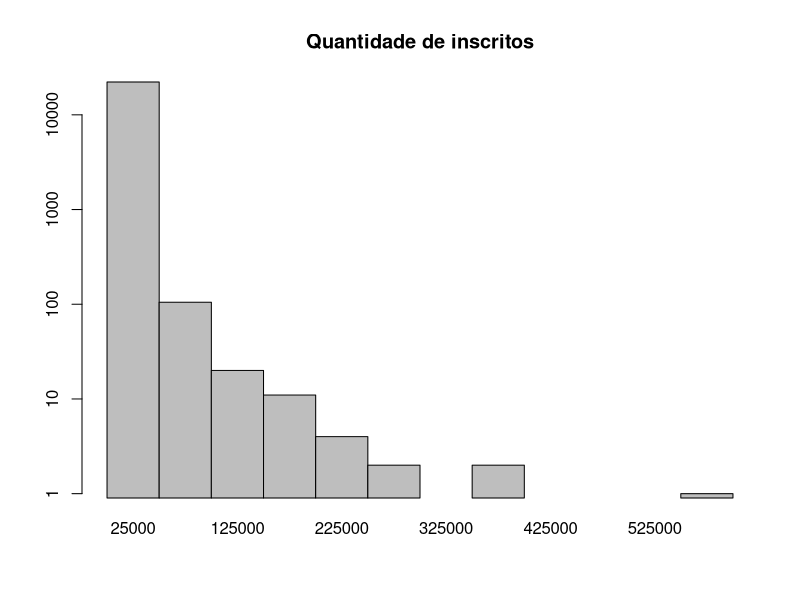
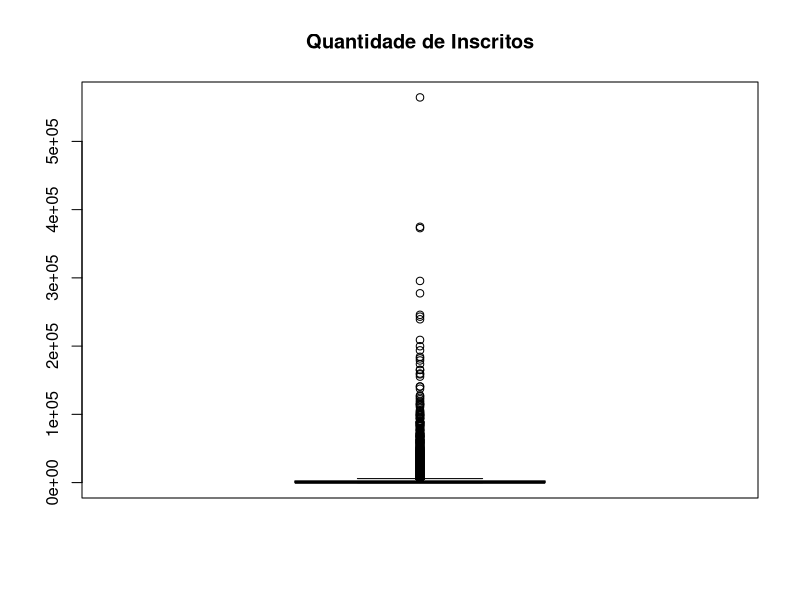
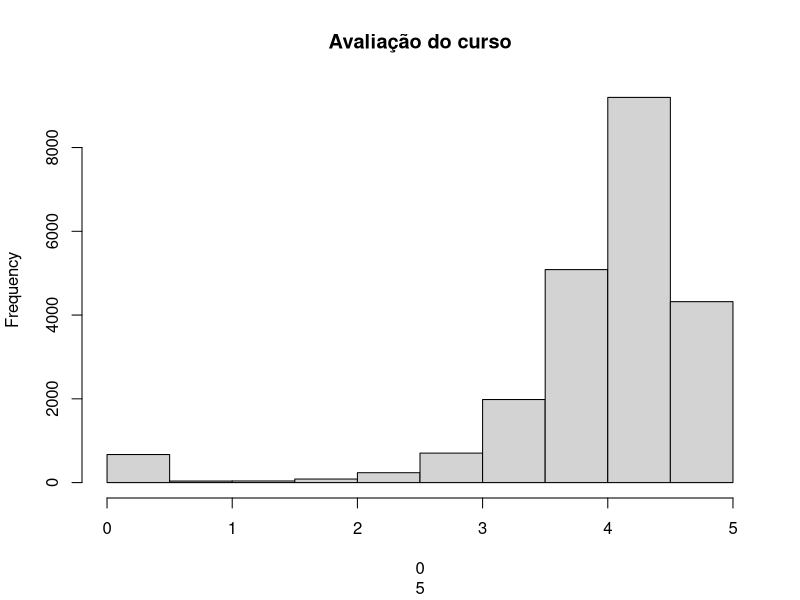
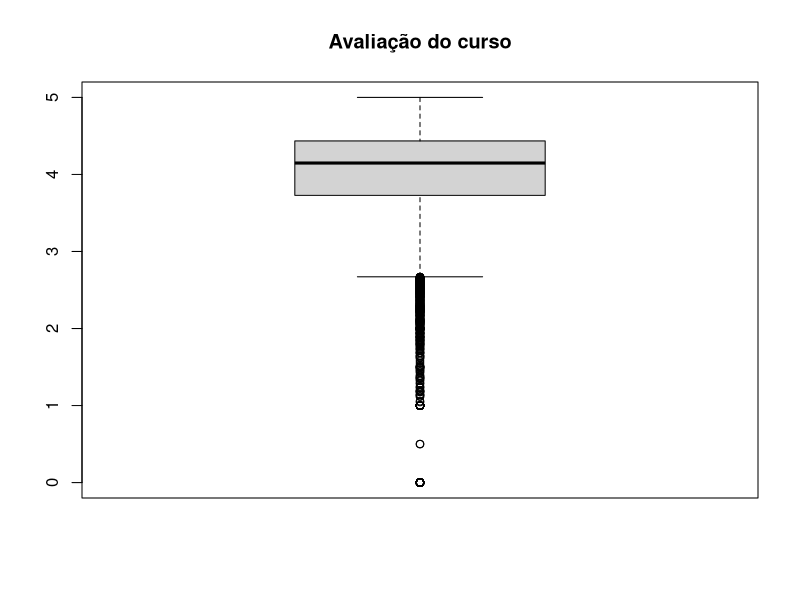
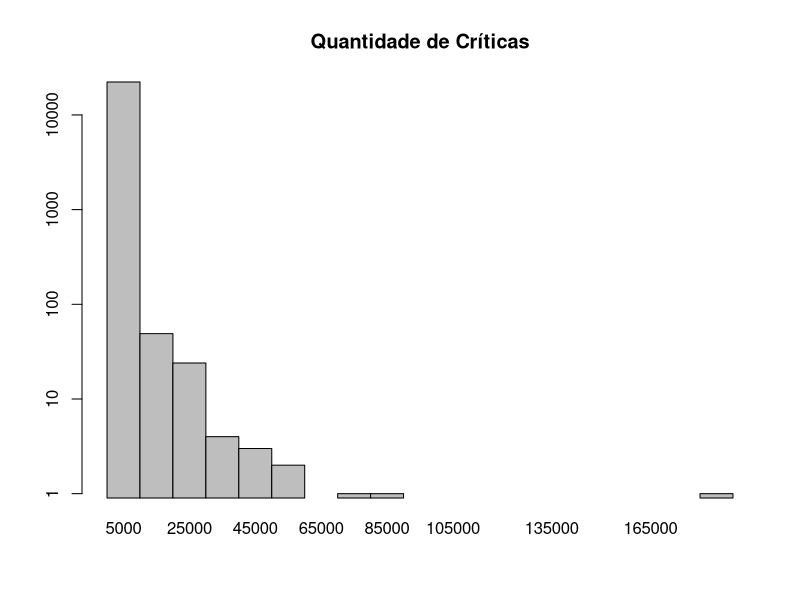
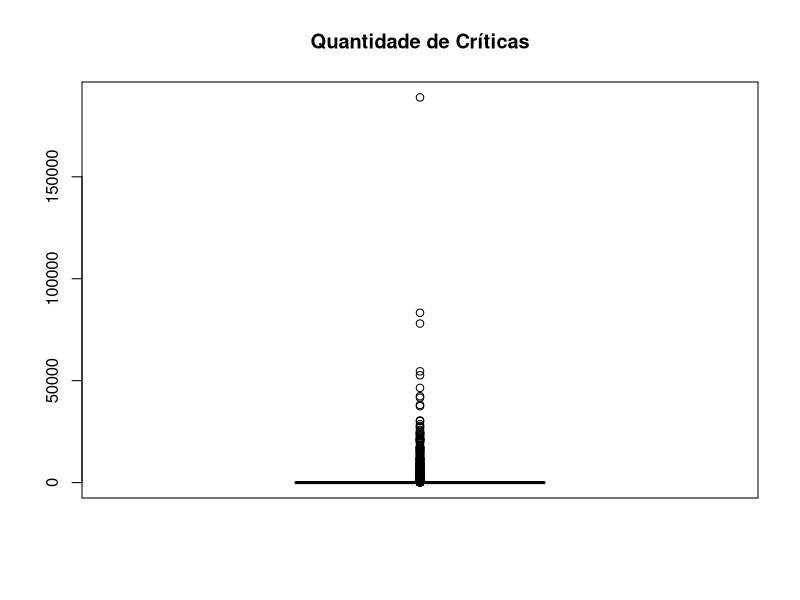
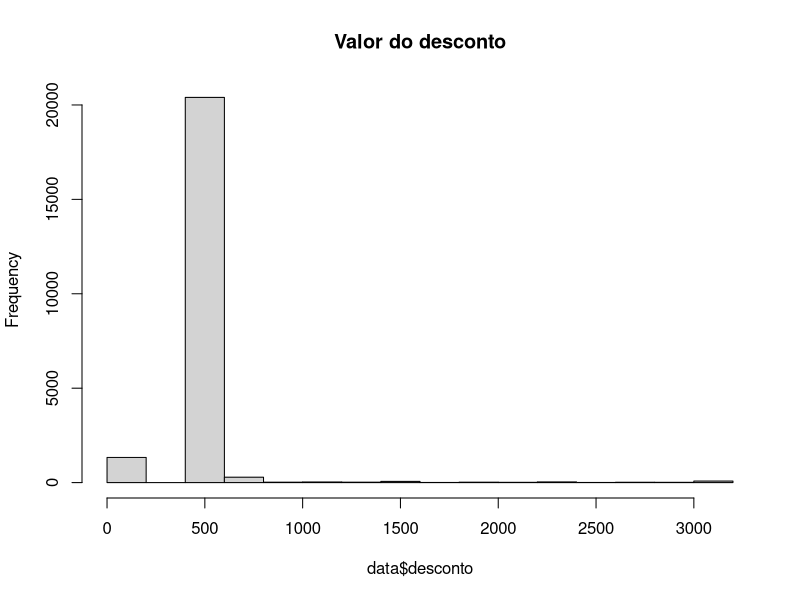
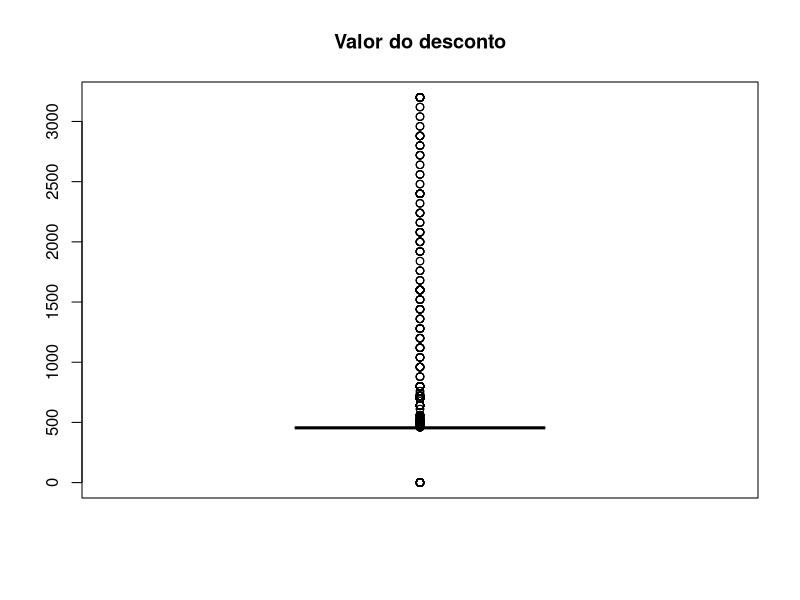

R code for these plots, in order:
mode <- function(v) {
   uniqv <- unique(v)
   uniqv[which.max(tabulate(match(v, uniqv)))]
}

hist_logy <- function(x, breaks = "Sturges", plot = TRUE, ...){
  h <- hist(x, breaks = breaks, plot = FALSE)
  is.na(h$counts) <- h$count == 0
  if(plot) barplot(setNames(h$counts, h$mids), log = "y", space = 0, ...)
  invisible(h)
}



data <- read.csv("./Database/pagos.csv")
print("Pagos: ")
print("")


#Numero de Incritos
mediaInscritos <- mean(data$numInscritos)
medianaInscritos <- median(data$numInscritos)
modaInscritos <- mode(data$numInscritos)
varInscritos <- var(data$numInscritos)
dpInscritos <- sd(data$numInscritos)
cfInscritos <- dpInscritos/mediaInscritos * 100
Q1Inscritos <- quantile(data$numInscritos*1000, probs = 0.25)/1000
Q2Inscritos <- quantile(data$numInscritos*1000, probs = 0.50)/1000
Q3Inscritos <- quantile(data$numInscritos*1000, probs = 0.75)/1000

print(sprintf("Inscrição: media: %.3f, mediana: %.3f, moda: %.3f, Quartis{ %.3f , %.3f , %.3f }",
              mediaInscritos, medianaInscritos, modaInscritos, Q1Inscritos, Q2Inscritos, Q3Inscritos ))
print(sprintf("Variância: %.3f, desvio padrão:%.3f , coeficiente de variação: %.3f",
              varInscritos, dpInscritos, cfInscritos))
hist_logy(data$numInscritos, main="Quantidade de inscritos")
boxplot(data$numInscritos, main="Quantidade de Inscritos")



# Avaliação
mediaAvaliacao <- mean(data$avaliacao)
medianaAvaliacao <- median(data$avaliacao)
modaAvaliacao <- mode(data$avaliacao)
varAvaliacao <- var(data$avaliacao)
dpAvaliacao <- sd(data$avaliacao)
cfAvaliacao <- varAvaliacao/mediaAvaliacao * 100
Q1Avaliacao <- quantile(data$avaliacao*1000, probs = 0.25)/1000
Q2Avaliacao <- quantile(data$avaliacao*1000, probs = 0.50)/1000
Q3Avaliacao <- quantile(data$avaliacao*1000, probs = 0.75)/1000

print(sprintf("Avaliação: media: %.3f, mediana: %.3f, moda: %.3f, Quartis{ %.3f , %.3f , %.3f }",
              mediaAvaliacao, medianaAvaliacao, modaAvaliacao, Q1Avaliacao, Q2Avaliacao, Q3Avaliacao ))
print(sprintf("Variância: %.3f, desvio padrão:%.3f , coeficiente de variação: %.3f",
              varAvaliacao, dpAvaliacao, cfAvaliacao))
hist(data$avaliacao, xlab = c(0,5), main = "Avaliação do curso")
boxplot(data$avaliacao, main="Avaliação do curso")



#Criticas
mediaCriticas <- mean(data$numCriticas)
medianaCriticas <- median(data$numCriticas)
modaCriticas <- mode(data$numCriticas)
varCriticas <- var(data$numCriticas)
dpCriticas <- sd(data$numCriticas)
cfCrticas <- dpCriticas/mediaCriticas * 100
Q1Criticas <- quantile(data$numCriticas*1000, probs = 0.25)/1000
Q2Criticas <- quantile(data$numCriticas*1000, probs = 0.50)/1000
Q3Criticas <- quantile(data$numCriticas*1000, probs = 0.75)/1000
print(sprintf("Críticas: media: %.3f, mediana: %.3f, moda: %.3f, Quartis{ %.3f, %.3f, %.3f }",
              mediaCriticas, medianaCriticas, modaCriticas, Q1Criticas, Q2Criticas, Q3Criticas))
print(sprintf("Variância: %.3f, desvio padrão:%.3f , coeficiente de variação: %.3f",
              varCriticas, dpCriticas, cfCrticas))
hist_logy(data$numCriticas, main="Quantidade de Críticas")
boxplot(data$numCriticas, main="Quantidade de Críticas")


#Desconto
mediaDesconto <- mean(data$desconto)
medianaDesconto <- median(data$desconto)
modaDesconto <- mode(data$desconto)
varDesconto <- var(data$desconto)
dpDesconto <- sd(data$desconto)
cfDesconto <- dpDesconto/mediaDesconto * 100
Q1Desconto <- quantile(data$desconto*1000, probs = 0.25)/1000
Q2Desconto <- quantile(data$desconto*1000, probs = 0.50)/1000
Q3Desconto <- quantile(data$desconto*1000, probs = 0.75)/1000
print(sprintf("DEsconto: media: %.3f, mediana: %.3f, moda: %.3f, Quartis{ %.3f, %.3f, %.3f }",
              mediaDesconto, medianaDesconto, modaDesconto, Q1Desconto, Q2Desconto, Q3Desconto))
print(sprintf("Variância: %.3f, desvio padrão:%.3f , coeficiente de variação: %.3f",
              varDesconto, dpDesconto, cfDesconto))
hist(data$desconto, main = "Valor do desconto")
boxplot(data$desconto, main = "Valor do desconto")


#
mediaPreco <- mean(data$preco)
medianaPreco <- median(data$preco)
modaPreco <- mode(data$preco)
varPreco <- var(data$preco)
dpPreco <- sd(data$preco)
cfPreco <- dpPreco/mediaPreco * 100
Q1Preco <- quantile(data$preco*1000, probs = 0.25)/1000
Q2Preco <- quantile(data$preco*1000, probs = 0.50)/1000
Q3Preco <- quantile(data$preco*1000, probs = 0.75)/1000
print(sprintf("Preço: media: %.3f, mediana: %.3f, moda: %.3f, Quartis{ %.3f, %.3f, %.3f }",
              mediaPreco, medianaPreco, modaPreco, Q1Preco, Q2Preco, Q3Preco))
print(sprintf(" Variância: %.3f, desvio padrão:%.3f , coeficiente de variação: %.3f",
              varPreco, dpPreco, cfPreco))
hist(data$preco, main = "Preço dos cursos")
boxplot(data$preco, main = "Preço dos cursos")

#avaliando x na fdp
normalCriticas<- dnorm(data$numCriticas, sd = dpCriticas, mean=mediaCriticas)
normalInscritos<- dnorm(data$numInscrito, sd = dpInscritos, mean = mediaInscritos)
normalAvaliacao<- dnorm(data$avaliacao, sd = dpAvaliacao, mean = mediaAvaliacao)
normalDesconto<- dnorm(data$desconto, sd = dpDesconto, mean = mediaDesconto)
normalPreco<- dnorm(data$preco, sd = dpPreco, mean = mediaPreco)


#plot a fdp
plot(data$numCriticas,normalCriticas,type = "l", ylab = "densidade", xlab = "criticas", main="Grafico normalizado de Críticas" )
plot(data$numInscritos,normalInscritos,type = "l", ylab = "densidade", xlab = "Inscritos", main="Grafico normalizado de Inscritos")
plot(data$avaliacao,normalAvaliacao,xlim = c(0,5) ,type = "l", ylab = "densidade", main="Grafico normalizado de Avaliação")
plot(data$desconto,normalDesconto,type = "l", ylab = "densidade", xlab = "Desconto", main="Grafico normalizado de Descontos")
plot(data$preco,normalPreco,type = "l", ylab = "densidade", xlab = "Preço", main="Grafico normalizado do Preço")
